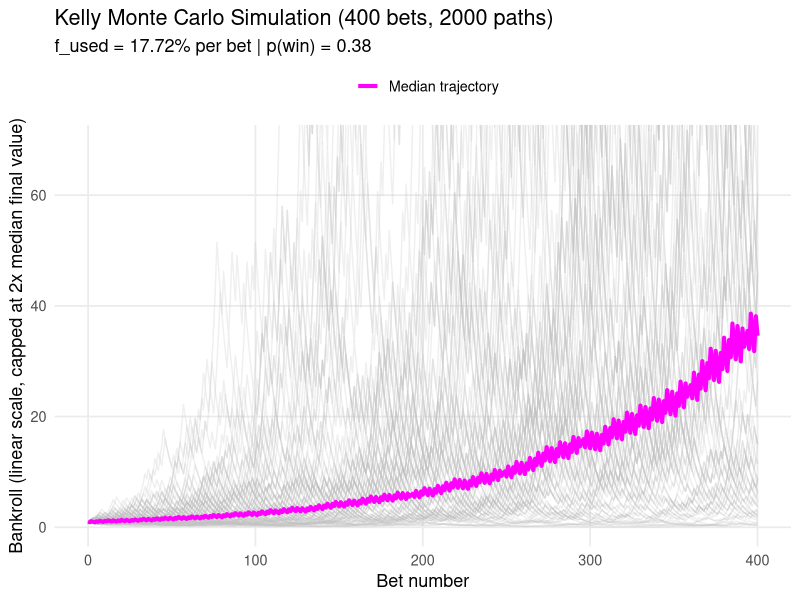

Write the R code that produced this figure.
### Kelly Monte Carlo Simulator (Parametric, Linear Scale, 90th pct of terminal)
### ---------------------------------------------------------------------------
library(dplyr)
library(ggplot2)
library(tidyr)
library(purrr)

set.seed(123)

# ================================================================
# === PARAMETERS =================================================
# ================================================================
p_win    <- 0.38      # probability of winning a bet
pay_win  <- 1.12      # +95% on stake if win
pay_lose <- -0.52     # -22% on stake if lose
n_steps  <- 400      # number of bets per path
n_paths  <- 2000      # number of Monte Carlo paths to simulate
initial_bankroll <- 1.0

use_kelly  <- TRUE    # TRUE: use Kelly. FALSE: only use f_override (if provided) or raw Kelly w/out multiplier
kelly_mult <- 1.0     # 1.0 = full Kelly, 0.5 = half Kelly, etc.
f_override <- NULL    # e.g. 0.02 to force 2% bet fraction, even if Kelly differs
# ================================================================


# --- Kelly fraction solver -------------------------------------------
kelly_fraction <- function(p_win, pay_win, pay_lose) {
  p  <- p_win
  q  <- 1 - p
  bw <- pay_win          # > 0
  bl <- pay_lose         # < 0

  f_star <- - (p * bw + q * bl) / (bw * bl)

  # Feasible f (bankroll never negative after a single bet)
  f_min <- -1 / pay_win + 1e-9
  f_max <- -1 / pay_lose - 1e-9
  f_star <- max(f_star, f_min)
  f_star <- min(f_star, f_max)

  f_star
}

# --- Simulate ONE bankroll path --------------------------------------
simulate_single_path <- function(n_steps, p_win, pay_win, pay_lose, f_bet, initial_bankroll) {
  bankroll <- numeric(n_steps + 1)
  bankroll[1] <- initial_bankroll

  for (t in 1:n_steps) {
    stake <- bankroll[t] * f_bet
    win <- runif(1) < p_win
    bankroll[t + 1] <- bankroll[t] - stake + stake * ifelse(win, 1 + pay_win, 1 + pay_lose)
  }

  bankroll
}

# --- Monte Carlo runner ----------------------------------------------
simulate_paths <- function(
    n_steps, n_paths, p_win, pay_win, pay_lose,
    initial_bankroll, use_kelly, kelly_mult, f_override
) {
  # Decide staking fraction f_bet
  if (is.null(f_override)) {
    f_opt <- kelly_fraction(p_win, pay_win, pay_lose)
    f_bet <- if (use_kelly) kelly_mult * f_opt else f_opt
  } else {
    f_bet <- f_override
    f_opt <- NA_real_
  }

  # Simulate all paths
  paths_mat <- replicate(
    n_paths,
    simulate_single_path(n_steps, p_win, pay_win, pay_lose, f_bet, initial_bankroll)
  )

  # Terminal bankrolls
  terminal <- paths_mat[n_steps + 1, ]

  # Summary stats
  summary_stats <- tibble(
    f_optimal_kelly     = f_opt,
    f_used_in_sim       = f_bet,
    mean_final          = mean(terminal),
    median_final        = median(terminal),
    p05_final           = quantile(terminal, 0.05),
    p01_final           = quantile(terminal, 0.01),
    p90_final           = quantile(terminal, 0.90),
    prob_drawdown50     = mean(terminal <= 0.5 * initial_bankroll),
    prob_ruin_80down    = mean(terminal <= 0.2 * initial_bankroll),
    prob_gain2x         = mean(terminal >= 2 * initial_bankroll)
  )

  # Prep data for plotting
  n_show <- min(100, n_paths)
  paths_subset <- paths_mat[, 1:n_show, drop = FALSE]
  colnames(paths_subset) <- paste0("path_", seq_len(ncol(paths_subset)))

  paths_long <- as_tibble(paths_subset) %>%
    mutate(step = 0:n_steps) %>%
    pivot_longer(
      cols = -step,
      names_to = "path_id",
      values_to = "bankroll"
    )

  median_df <- tibble(
    step = 0:n_steps,
    bankroll = apply(paths_mat, 1, median)
  )

  # --- Y-axis capped at 2x the median final bankroll --------
  y_cap <- 2 * median(terminal)

  # Plot
  p <- ggplot() +
    geom_line(
      data = paths_long,
      aes(x = step, y = bankroll, group = path_id),
      color = "grey75", alpha = 0.25
    ) +
    geom_line(
      data = median_df,
      aes(x = step, y = bankroll, color = "Median trajectory"),
      linewidth = 1.4
    ) +
    scale_color_manual(values = c("Median trajectory" = "#FF00FF")) +
    coord_cartesian(ylim = c(0, y_cap)) +
    labs(
      title = paste0(
        "Kelly Monte Carlo Simulation (",
        n_steps, " bets, ",
        n_paths, " paths)"
      ),
      subtitle = paste0(
        "f_used = ", round(f_bet * 100, 3),
        "% per bet | p(win) = ", p_win
      ),
      x = "Bet number",
      y = "Bankroll (linear scale, capped at 2x median final value)",
      color = ""
    ) +
    theme_minimal(base_size = 13) +
    theme(
      legend.position = "top",
      panel.grid.minor = element_blank()
    )

  list(
    summary      = summary_stats,
    plot         = p,
    paths_mat    = paths_mat,
    median_path_df = median_df,
    long_paths   = paths_long
  )
}

# ================================================================
# === RUN SIMULATION =============================================
# ================================================================
res <- simulate_paths(
  n_steps          = n_steps,
  n_paths          = n_paths,
  p_win            = p_win,
  pay_win          = pay_win,
  pay_lose         = pay_lose,
  initial_bankroll = initial_bankroll,
  use_kelly        = use_kelly,
  kelly_mult       = kelly_mult,
  f_override       = f_override
)

print(res$summary)
print(res$plot)
